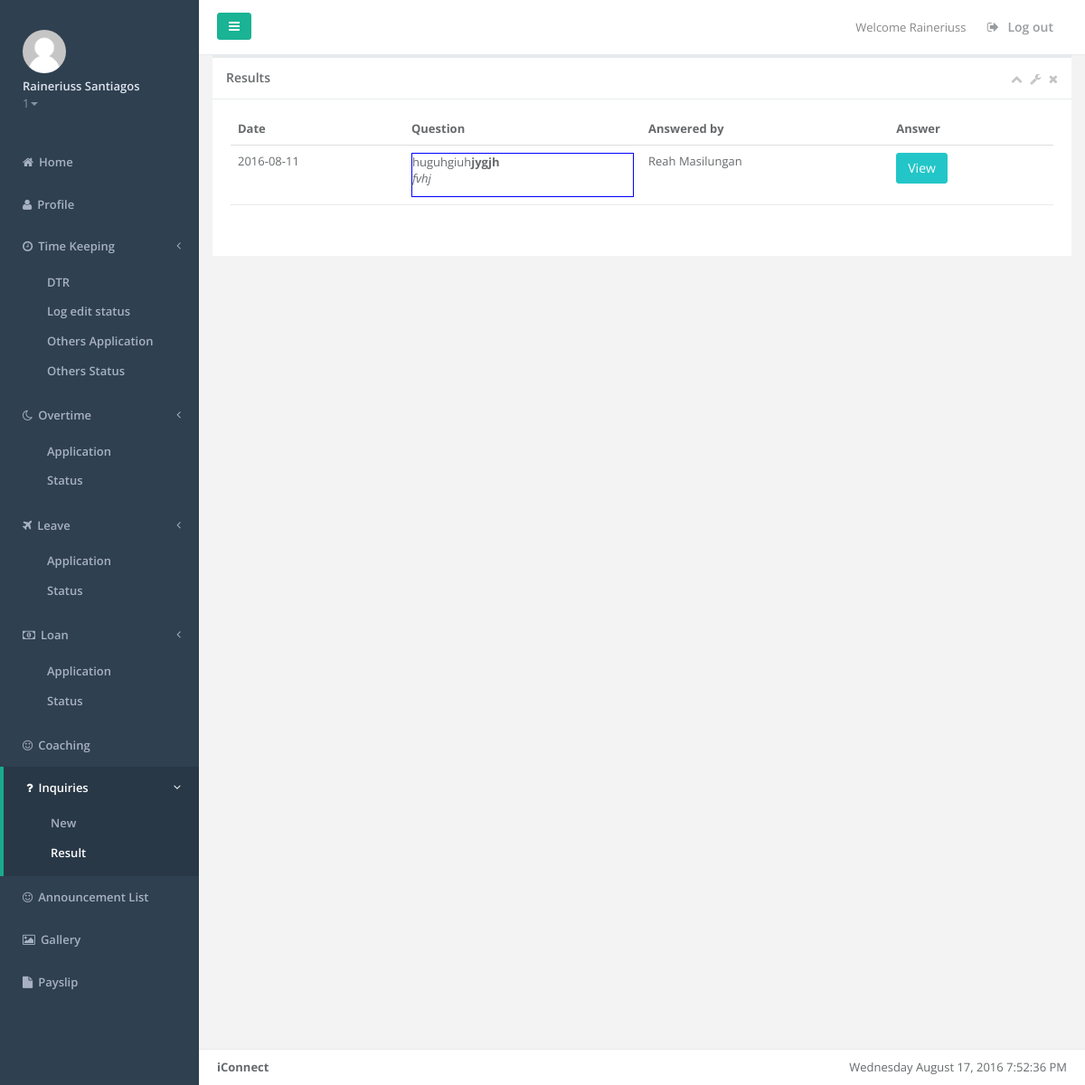
Screenshot of /employeeinquiryanswers.php (signed in) with the database file from the repository.
### tables this page shows
CREATE TABLE IF NOT EXISTS `employee` (
  `employee_id` int(10) NOT NULL,
  `employee_lastname` varchar(35) NOT NULL,
  `employee_firstname` varchar(35) NOT NULL,
  `employee_middlename` varchar(35) NOT NULL,
  `employee_gender` varchar(6) NOT NULL,
  `employee_birthday` date NOT NULL,
  `employee_marital` varchar(15) NOT NULL,
  `employee_address` varchar(100) NOT NULL,
  `employee_city` varchar(20) NOT NULL,
  `employee_zip` varchar(10) NOT NULL,
  `employee_email` varchar(255) NOT NULL,
  `employee_cellnum` varchar(15) NOT NULL,
  `employee_type` varchar(20) NOT NULL,
  `employee_jobtitle` varchar(25) NOT NULL,
  `employee_empstatus` varchar(50) NOT NULL,
  `employee_department` varchar(25) NOT NULL,
  `employee_rate` int(6) NOT NULL,
  `employee_taxcode` varchar(9) NOT NULL,
  `employee_dependency` int(2) NOT NULL,
  `employee_sss` varchar(30) NOT NULL,
  `employee_philhealth` varchar(30) NOT NULL,
  `employee_pagibig` varchar(30) NOT NULL,
  `employee_tin` varchar(30) NOT NULL,
  `employee_shift` varchar(20) NOT NULL,
  `employee_datehired` date NOT NULL,
  `employee_restday` varchar(30) NOT NULL,
  `employee_password` varchar(25) NOT NULL,
  `employee_sickleave` int(2) NOT NULL DEFAULT '0',
  `employee_vacationleave` int(2) NOT NULL DEFAULT '0',
  `employee_incentive` int(2) NOT NULL DEFAULT '0',
  `employee_maternityleave` int(2) NOT NULL DEFAULT '0',
  `employee_paternityleave` int(2) NOT NULL DEFAULT '0',
  `employee_singleparentleave` int(2) NOT NULL DEFAULT '0',
  `employee_status` varchar(10) NOT NULL DEFAULT 'active',
  `employee_team` varchar(50) NOT NULL,
  `employee_level` int(3) NOT NULL,
  `date_start` date NOT NULL,
  `date_end` date NOT NULL,
  `image` longblob NOT NULL,
  `cutoff` varchar(50) NOT NULL,
  `test` varchar(999) NOT NULL,
  `test_idate` date NOT NULL,
  `test_edate` date NOT NULL,
  `loan` varchar(999) NOT NULL,
  `loan_idate` date NOT NULL,
  `loan_edate` date NOT NULL
);

CREATE TABLE IF NOT EXISTS `inquiry` (
  `inquiry_id` int(10) NOT NULL,
  `employee_id` varchar(10) NOT NULL,
  `inquiry_date` date NOT NULL,
  `inquiry_question` varchar(200) NOT NULL,
  `inquiry_answerdate` date NOT NULL,
  `inquiry_answer` varchar(200) NOT NULL,
  `inquiry_answeredby` varchar(50) NOT NULL,
  `inquiry_status` varchar(20) NOT NULL DEFAULT 'Pending'
);

### employeeinquiryanswers.php (the view, shortened to what this page needs)
<!DOCTYPE html>
<html>
	<head>
		<?php
			include('employeemenuheader.php');
		?>
		<?php
			$empid = $_SESSION['logsession'];
		?>
	</head>
	<body>
		<div class="row">
			<div class="col-lg-12">
				<div class="ibox float-e-margins">
					<div class="ibox-title">
						<h5>Results</h5>
						<div class="ibox-tools">
							<a class="collapse-link">
								<i class="fa fa-chevron-up"></i>
							</a>
							<a class="dropdown-toggle" data-toggle="dropdown" href="#">
								<i class="fa fa-wrench"></i>
							</a>
							<a class="close-link">
								<i class="fa fa-times"></i>
							</a>
						</div>
					</div>
					<div class="ibox-content">
						<?php
							include('dbconfig.php');
							if ($result = $mysqli->query("SELECT * FROM inquiry WHERE employee_id = $empid ORDER BY inquiry_date DESC"))
							{
								if ($result->num_rows > 0)
								{
									echo "<table class='footable table table-stripped' data-page-size='8' data-filter=#filter>";
									echo "<thead>";
									echo "<tr>";
									echo "<th>Date</th>";
									echo "<th>Question</th>";
									echo "<th>Answered by</th>";
									echo "<th>Answer</th>";
									echo "</tr>";
									echo "</thead>";
									echo "<tfoot>";
									echo "<tr>";
									echo "<td colspan='5'>";
									echo "</td>";
									echo "</tr>";
									echo "</tfoot>";
									while ($row = mysqli_fetch_object($result))
									{
										echo "<tr>";
										echo "<td>" . date("Y-m-d",strtotime($row->inquiry_date)) . "</td>";
										echo "<td>" . $row->inquiry_question . "</td>";
										echo "<td>" . $row->inquiry_answeredby . "</td>";
										$question =htmlentities($row->inquiry_question);
										$answer = htmlentities($row->inquiry_answer);
										echo '<td><a href="#" data-toggle="modal" data-target="#myModal4" data-inqid="'.$row->inquiry_id.'" data-question="'.$question.'" data-answer="'.$answer.'" class = "answerdialog">';
										echo "<button class='btn btn-info' name = 'edit' type='button'> View</button></a>&nbsp;&nbsp;";
										echo "</td>";
										echo "</tr>";
									}
									echo "</table>";
								}
							}
						?>
					</div>
				</div>
			</div>
        </div>
		<?php
			include('employeemenufooter.php');
		?>
	</body>
</html>

### employeemenuheader.php (shortened to what this page needs)
<?php
include('dbconfig.php');
$employee_id = $_SESSION['logsession'];
?>
<!DOCTYPE html>
<html>
<head>
    <link href="css/bootstrap.min.css" rel="stylesheet">
    <link href="font-awesome/css/font-awesome.css" rel="stylesheet">
    <link href="css/plugins/iCheck/custom.css" rel="stylesheet">
    <link href="css/plugins/chosen/chosen.css" rel="stylesheet">
    <link href="css/plugins/colorpicker/bootstrap-colorpicker.min.css" rel="stylesheet">
    <link href="css/plugins/cropper/cropper.min.css" rel="stylesheet">
    <link href="css/plugins/switchery/switchery.css" rel="stylesheet">
    <link href="css/plugins/jasny/jasny-bootstrap.min.css" rel="stylesheet">
    <link href="css/plugins/nouslider/jquery.nouislider.css" rel="stylesheet">
    <link href="css/plugins/datapicker/datepicker3.css" rel="stylesheet">
    <link href="css/plugins/ionRangeSlider/ion.rangeSlider.css" rel="stylesheet">
    <link href="css/plugins/ionRangeSlider/ion.rangeSlider.skinFlat.css" rel="stylesheet">
    <link href="css/plugins/awesome-bootstrap-checkbox/awesome-bootstrap-checkbox.css" rel="stylesheet">
    <link href="css/plugins/clockpicker/clockpicker.css" rel="stylesheet">
    <link href="css/plugins/daterangepicker/daterangepicker-bs3.css" rel="stylesheet">
    <link href="css/plugins/select2/select2.min.css" rel="stylesheet">
    <link href="css/animate.css" rel="stylesheet">
    <link href="css/style.css" rel="stylesheet">
    <link href="css/plugins/footable/footable.core.css" rel="stylesheet">
	<link rel="stylesheet" type="text/css" href="//cdn.jsdelivr.net/bootstrap.daterangepicker/2/daterangepicker.css" />
			 <link href="css/plugins/toastr/toastr.min.css" rel="stylesheet">
		<link href="css/animate.css" rel="stylesheet">
    <link href="css/style.css" rel="stylesheet">
</head>
<body>
    <div id="wrapper">
		<nav class="navbar-default navbar-static-side" role="navigation">
			<div class="sidebar-collapse">
				<ul class="nav metismenu" id="side-menu">
					<li class="nav-header">
						<div class="dropdown profile-element"> <span>
								<?php if ($result1 = $mysqli->query("SELECT * FROM employee WHERE employee_id = '$employee_id'")){
										while ($row22 = mysqli_fetch_object($result1))
										{echo "<img class='img-circle' src='images/".$row22->image."' alt='banner' width='48' height='48' />";}
									}
								?>
								 </span>
							<a data-toggle="dropdown" class="dropdown-toggle" href="#">
								<span class="clear"> <span class="block m-t-xs"> <strong class="font-bold"><?php echo $_SESSION['fname'] . " " . $_SESSION['lname']  ?></strong>
								 </span> <span class="text-muted text-xs block"><?php echo $_SESSION['employee_level'] ?><b class="caret"></b></span> </span> </a>
						</div>
					</li>
					<li class="<?php if(basename($_SERVER['SCRIPT_NAME']) == 'employeehome.php'){echo 'active'; }else { echo ''; } ?>">
						<a href="employeehome.php"><i class="fa fa-home"></i><span class="nav-label">Home</span></a>
					</li>
					<li class="<?php if(basename($_SERVER['SCRIPT_NAME']) == 'employeeprofile.php'){echo 'active'; }else { echo ''; } ?>">
						<a href="employeeprofile.php"><i class="fa fa-user"></i><span class="nav-label">Profile</span></a>
					</li>
					<li class="<?php if(basename($_SERVER['SCRIPT_NAME']) == 'employeedtr.php' OR basename($_SERVER['SCRIPT_NAME']) == 'logedittracker.php'){echo 'active'; }else { echo ''; } ?>">
						<a href="#"><i class="fa fa-clock-o"></i><span class="nav-label">Time Keeping</span><span class="fa arrow"></span></a>
						<ul class="nav nav-second-level">
							<li class="<?php if(basename($_SERVER['SCRIPT_NAME']) == 'dtr2.php'){echo 'active'; }else { echo ''; } ?>"><a href="dtr2.php">DTR</a></li>
						<li class="<?php if(basename($_SERVER['SCRIPT_NAME']) == 'logedittracker.php'){echo 'active'; }else { echo ''; } ?>"><a href="logedittracker.php">Log edit status</a></li>
						<li class="<?php if(basename($_SERVER['SCRIPT_NAME']) == 'additionalpayable.php'){echo 'active'; }else { echo ''; } ?>"><a href="additionalpayable.php">Others Application</a></li>
						<li class="<?php if(basename($_SERVER['SCRIPT_NAME']) == 'additionalpayablestatus.php'){echo 'active'; }else { echo ''; } ?>"><a href="additionalpayablestatus.php">Others Status</a></li>
						</ul>
					</li>
					<li class="<?php if(basename($_SERVER['SCRIPT_NAME']) == 'overtimeapplication.php' OR basename($_SERVER['SCRIPT_NAME']) == 'employeeovertimestatus.php'){echo 'active'; }else { echo ''; } ?>">
						<a href="#"><i class="fa fa-moon-o"></i><span class="nav-label">Overtime</span><span class="fa arrow"></span></a>
						<ul class="nav nav-second-level">
							<li class="<?php if(basename($_SERVER['SCRIPT_NAME']) == 'overtimeapplication.php'){echo 'active'; }else { echo ''; } ?>"><a href="overtimeapplication.php">Application</a></li>
							<li class="<?php if(basename($_SERVER['SCRIPT_NAME']) == 'employeeovertimestatus.php'){echo 'active'; }else { echo ''; } ?>"><a href="employeeovertimestatus.php">Status</a></li>
						</ul>
					</li>
					<li class="<?php if(basename($_SERVER['SCRIPT_NAME']) == 'leaveapplication.php' OR basename($_SERVER['SCRIPT_NAME']) == 'employeeleavestatus.php'){echo 'active'; }else { echo ''; } ?>">
						<a href="#"><i class="fa fa-plane"></i><span class="nav-label">Leave</span><span class="fa arrow"></span></a>
						<ul class="nav nav-second-level">
							<li class="<?php if(basename($_SERVER['SCRIPT_NAME']) == 'leaveapplication.php'){echo 'active'; }else { echo ''; } ?>"><a href="leaveapplication.php">Application</a></li>
							<li class="<?php if(basename($_SERVER['SCRIPT_NAME']) == 'employeeleavestatus.php'){echo 'active'; }else { echo ''; } ?>"><a href="employeeleavestatus.php">Status</a></li>
						</ul>
					</li>
					<li class="<?php if(basename($_SERVER['SCRIPT_NAME']) == 'loanapplication.php' OR basename($_SERVER['SCRIPT_NAME']) == 'employeeloanstatus.php'){echo 'active'; }else { echo ''; } ?>">
						<a href="#"><i class="fa fa-money"></i><span class="nav-label">Loan</span><span class="fa arrow"></span></a>
						<ul class="nav nav-second-level">
							<li class="<?php if(basename($_SERVER['SCRIPT_NAME']) == 'loanapplication.php'){echo 'active'; }else { echo ''; } ?>"><a href="loanapplication.php">Application</a></li>
							<li class="<?php if(basename($_SERVER['SCRIPT_NAME']) == 'employeeloanstatus.php'){echo 'active'; }else { echo ''; } ?>"><a href="employeeloanstatus.php">Status</a></li>
						</ul>
					</li>
					<li class="<?php if(basename($_SERVER['SCRIPT_NAME']) == 'employeecoaching.php'){echo 'active'; }else { echo ''; } ?>">
						<a href="employeecoaching.php"><i class="fa fa-smile-o"></i><span class="nav-label">Coaching</span></a>
					</li>
					<li class="<?php if(basename($_SERVER['SCRIPT_NAME']) == 'employeeinquiry.php' OR basename($_SERVER['SCRIPT_NAME']) == 'employeeinquiryanswers.php'){echo 'active'; }else { echo ''; } ?>">
						<a href="#"><i class="fa fa-question"></i><span class="nav-label">Inquiries</span><span class="fa arrow"></span></a>
						<ul class="nav nav-second-level">
							<li class="<?php if(basename($_SERVER['SCRIPT_NAME']) == 'employeeinquiry.php'){echo 'active'; }else { echo ''; } ?>"><a href="employeeinquiry.php">New</a></li>
							<li class="<?php if(basename($_SERVER['SCRIPT_NAME']) == 'employeeinquiryanswers.php'){echo 'active'; }else { echo ''; } ?>"><a href="employeeinquiryanswers.php">Result</a></li>
						</ul>
					</li>
					<li class="<?php if(basename($_SERVER['SCRIPT_NAME']) == 'employeeannouncementlist.php'){echo 'active'; }else { echo ''; } ?>">
						<a href="employeeannouncementlist.php"><i class="fa fa-smile-o"></i><span class="nav-label">Announcement List</span></a>
					</li>
					<li class="<?php if(basename($_SERVER['SCRIPT_NAME']) == 'images3.php'){echo 'active'; }else { echo ''; } ?>">
						<a href="images3.php"><i class="fa fa-image"></i><span class="nav-label">Gallery</span></a>
					</li>
					<li class="<?php if(basename($_SERVER['SCRIPT_NAME']) == 'emppayslip.php'){echo 'active'; }else { echo ''; } ?>">
						<a href="emppayslip.php"><i class="fa fa-file"></i><span class="nav-label">Payslip</span></a>
					</li>
				</ul>
			</div>
		</nav>
        <div id="page-wrapper" class="gray-bg">
        <div class="row border-bottom">
			<nav class="navbar navbar-static-top white-bg" role="navigation" style="margin-bottom: 0">
				<div class="navbar-header">
					<a class="navbar-minimalize minimalize-styl-2 btn btn-primary " href="#"><i class="fa fa-bars"></i> </a>
				</div>
				<ul class="nav navbar-top-links navbar-right">
					<li>
						<span class="m-r-sm text-muted welcome-message">Welcome <?php echo $_SESSION['fname'] ?></span>
					</li>
					<li>
						<a href="logout.php">
							<i class="fa fa-sign-out"></i> Log out
						</a>
					</li>
				</ul>
			</nav>
		</div>

### rows the page displays
employee: image (picture)
inquiry: inquiry_date "2016-08-11", inquiry_question "huguhgiuh jygjh fvhj", inquiry_answeredby "Reah Masilungan"

### other values shown
$_SESSION['fname'] "Raineriuss"
$_SESSION['lname'] "Santiagos"
$_SESSION['employee_level'] "1"
